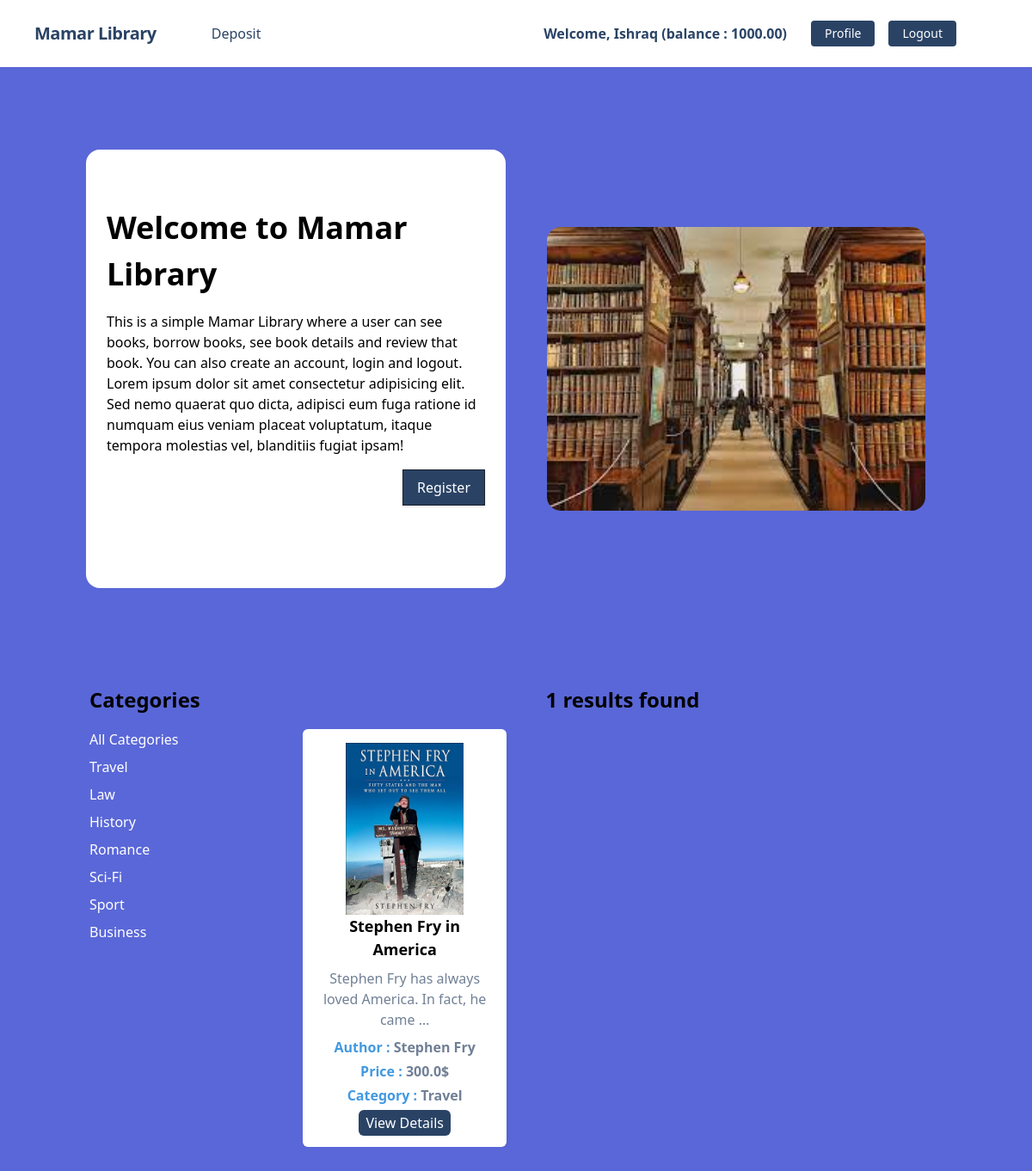
/category/travel/ (signed in), run on the app's committed database.
### accounts/models.py (models this page shows, shortened)
class UserLibraryAccount(models.Model):
    user = models.OneToOneField(User, related_name='account', on_delete=models.CASCADE)
    birth_date = models.DateField(null=True, blank=True)
    gender = models.CharField(max_length=10, choices=GENDER_TYPE)
    account_no = models.IntegerField(unique=True)
    initial_deposite_date = models.DateField(auto_now_add=True)
    balance = models.DecimalField(default=0, max_digits=12, decimal_places=2)

### categories/models.py (models this page shows, shortened)
class Category(models.Model):
    name = models.CharField(max_length = 100)
    slug = models.SlugField(max_length = 100, unique=True, null=True, blank=True)

### posts/models.py (models this page shows, shortened)
class Post(models.Model):
    title = models.CharField(max_length = 100)
    content = models.TextField(default = None)
    category = models.ManyToManyField(Category)
    author = models.CharField(max_length = 100)
    image = models.ImageField(upload_to = 'posts/media/uploads/', blank = True, null = True)
    price = models.FloatField()
    borrowers = models.ManyToManyField(User, related_name='borrowed_books', blank=True)

### core/views.py (the view)
# urls.py: path('', HomeView, name='home'),
def HomeView(request, category_slug = None):
    data = Post.objects.all()
    if category_slug is not None:
        category = Category.objects.get(slug = category_slug)
        data = Post.objects.filter(category = category)
    categories = Category.objects.all()
    return render(request, 'index.html', {'data' : data, 'category' : categories})

### core/templates/index.html (shortened to what this page needs)
{% extends 'base.html' %}
{% load static %}
{% block content %}
<div class="container mx-auto flex flex-col md:flex-row items-center my-12 md:my-24">
  <div class="flex flex-col w-full lg:w-1/2 justify-center items-start pt-12 pb-24 px-6 bg-white rounded-2xl bg-opacity-70 mx-3">
    <h1 class="font-bold text-4xl my-4">Welcome to Mamar Library</h1>
    <p class="leading-normal mb-4">
      This is a simple Mamar Library where a user can see books, borrow books,
      see book details and review that book. You can also create an account,
      login and logout. Lorem ipsum dolor sit amet consectetur adipisicing elit.
      Sed nemo quaerat quo dicta, adipisci eum fuga ratione id numquam eius
      veniam placeat voluptatum, itaque tempora molestias vel, blanditiis fugiat
      ipsam!
    </p>
    <div class="flex justify-end w-full">
      <a
        href="{% url 'register' %}"
        class="bg-blue-900 text-white rounded-none hover:bg-white hover:text-blue-900 hover:border-blue-900 shadow hover:shadow-lg py-2 px-4 border border-gray-900 hover:border-transparent"
        >Register</a
      >
    </div>
  </div>
  <div class="flex flex-col w-full lg:w-1/2 justify-center pt-10 pb-10 px-6 rounded-2xl mx-3">
    <img class="rounded-2xl" src="{% static 'library.jpeg' %}" />
  </div>
</div>
<div class="container mx-auto p-4">
    <div class="flex">
        {% include 'categories.html' %}
        {% include 'books.html' %}
    </div>
</div>
{% endblock %}

### core/templates/navbar.html (shortened to what this page needs)
<nav class="flex items-center justify-between flex-wrap bg-white p-6 px-10">
    <div class="flex items-center flex-shrink-0 text-white mr-6">
        <span class="font-semibold text-xl tracking-tight text-blue-900"><a href="/">Mamar Library</a></span>
    </div>
    <div class="w-full block flex-grow lg:flex lg:items-center lg:w-auto px-10">
        {% if request.user.is_authenticated %}
            <div class="text-md lg:flex-grow">
                <a href="{% url 'deposit_money' %}" class="block mt-4 lg:inline-block lg:mt-0 text-blue-900 hover:text-red-900 hover:font-black mr-4">Deposit</a>
            </div>
            <div class="flex w-auto">
                <div class="text-blue-900 my-auto font-black px-5">Welcome, {{request.user.first_name}} (balance : {{request.user.account.balance}}) </div>
                <a href="{% url 'transaction_report' %}" class="mx-2 inline-block font-medium text-sm px-4 py-2 leading-none bg-blue-900 rounded text-white border-white hover:border-transparent hover:text-dark hover:bg-red-700 mt-4 lg:mt-0">Profile</a>
                <a href="{% url 'logout' %}" class="mx-2 inline-block font-medium text-sm px-4 py-2 leading-none bg-blue-900 rounded text-white border-white hover:border-transparent hover:text-dark hover:bg-red-700 mt-4 lg:mt-0">Logout</a>
            </div>
        {% endif %}
    </div>
</nav>

### core/templates/categories.html
<div class="w-1/4 pr-4">
    <h2 class="text-2xl font-bold mb-4">Categories</h2>
    <div class="space-y-2 overflow-y-auto" style="max-height: 500px;">
        <a href="{% url 'home' %}" class="block text-white hover:underline">All Categories</a>
        {% for cat in category %}
        <a href="{% url 'category_wise_post' cat.slug %}" class="block text-white hover:underline">{{cat.name}}</a>
        {% endfor %}
    </div>
</div>

### core/templates/books.html
{% load static %}
<div class="w-3/4">
    <h2 class="text-2xl font-bold mb-4 text-center">{{data|length}} results found</h2>
    <div class="mb-10 grid grid-cols-1 sm:grid-cols-2 md:grid-cols-3 gap-4 space-y-2 overflow-y-auto" style="max-height: 500px;">
        {% for book in data %}
        <div class="bg-white p-4 shadow-md rounded-md">
            <div class="flex justify-center">
                {% if book.image %}
                <img style="height: 200px; object-fit: cover;" src="{{book.image.url}}" class="img-fluid" alt="{{book.title}}">
                {% else %}
                <img style="height: 200px; object-fit: cover;" class="img-fluid" alt="No Image Available"></img>
                {% endif %}
            </div>
            <div class="text-center">
                <h3 class="text-lg font-bold mb-2">{{book.title}}</h3>
                <p style="height: 80px;" class="text-gray-600">{{book.content |truncatewords:10 }}</p>
                <p class="text-blue-500 font-bold mb-1">Author : <span class="text-gray-600">{{book.author}}</span></p>
                <p class="text-blue-500 font-bold mb-1">Price : <span class="text-gray-600">{{book.price}}$</span></p>
                <p class="text-blue-500 font-bold mb-2">
                    Category : {% for j in book.category.all %}
                    <span class="text-gray-600">{{j.name}}</span>
                    {% endfor %}
                </p>
            </div>
            <div class="text-center mt-2">
                {% if user.is_authenticated %}
                <a href="{% url 'details_post' book.id %}"
                    class="bg-blue-900 text-white py-1 px-2 rounded-md hover:bg-blue-600">View Details</a>
                {% else %}
                <a href="{% url 'login' %}"
                    class="bg-blue-900 text-white py-1 px-2 rounded-md hover:bg-blue-600">View Details</a>
                {% endif %}
            </div>
        </div>
        {% endfor %}
    </div>
</div>

### data on the page
Category: name "Travel"
Category: name "Law"
Category: name "History"
Category: name "Romance"
Category: name "Sci-Fi"
Category: name "Sport"
Category: name "Business"
Post: image (picture), title "Stephen Fry in America", content "Stephen Fry has always loved America. In fact, he came …", author "Stephen Fry", price "300.0"

### other printed values
{{ request.user.first_name }} "Ishraq"
{{ request.user.account.balance }} "1000.00"
{{ data|length }} "1"
